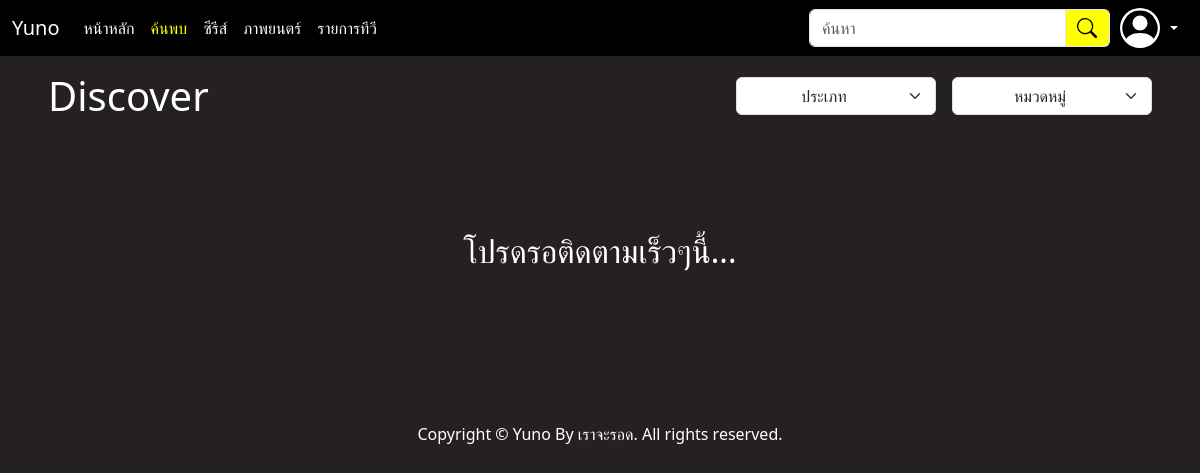
The app's page /discover.php (signed in) with its own data.
### tables this page shows
CREATE TABLE `Type` (
  `type_id` int NOT NULL,
  `type_name` varchar(100) NOT NULL
);

### discover.php (the view, shortened to what the rows shown need)
<?php require('connect.php');
?>
<!DOCTYPE html>
<html lang="th">
<head>
    <link href="css/bootstrap.css" rel="stylesheet">
    <link href="css/mycss.css" rel="stylesheet">
</head>
<body class="dark-bg">
<?php require('navbar.php') ?>
<div class="m-5 justify-content-center">
    <?php
        extract($_GET);
        $sql_all = "SELECT * FROM Media ORDER BY RAND() LIMIT 20";
        $sql_srch = "SELECT m.* FROM Media m INNER JOIN Medias_Genre mg ON m.media_id=mg.media_id WHERE 1";
        $sql_srch .= " GROUP BY m.media_id";
        $sql_genre = "SELECT * FROM Genre ORDER BY genre_name ASC";
        $result_genre = mysqli_query($dbcon, $sql_genre);
        $sql_type = "SELECT * FROM Type ORDER BY type_name ASC";
        $result_type = mysqli_query($dbcon, $sql_type);
        $sql_type_name = "SELECT type_name FROM Type WHERE type_id = '$t'";
        $result_type_name = mysqli_query($dbcon, $sql_type_name);
        $row_type_name = mysqli_fetch_assoc($result_type_name);
        if((!isset($t) or $t=="") or (isset($t) and $t=='hit')) {
            $first = 'อันดับสูงสุดวันนี้';
            $sql = "SELECT m.*, h.view_count FROM Media m
                        JOIN (SELECT media_id, COUNT(*) AS view_count FROM History GROUP BY media_id) h ON m.media_id = h.media_id ORDER BY h.view_count DESC LIMIT 10";
        } else if($t=='new') {
            $first = 'มาใหม่ล่าสุด';
            $sql = "SELECT * FROM Media m INNER JOIN Medias_Genre mg ON m.media_id=mg.media_id WHERE 1";
            if(isset($g) and $g!="") {
                $sql .= " AND mg.genre_id = '$g'";
            }
            $sql .= " ORDER BY m.media_id DESC";
            $sql_srch .= " ORDER BY m.media_id DESC";
        } else {
            $first = $row_type_name['type_name'].'อันดับสูงสุดวันนี้';
            $sql = "SELECT m.*, h.view_count FROM Media m
                        JOIN (SELECT media_id, COUNT(*) AS view_count FROM History GROUP BY media_id) h ON m.media_id = h.media_id WHERE m.type_id='$t' ORDER BY h.view_count DESC LIMIT 10";
        }
        $result = mysqli_query($dbcon, $sql);
        $num = mysqli_num_rows($result);
        $sql_latest = "SELECT * FROM Media ORDER BY media_id DESC LIMIT 20";
        $result_latest = mysqli_query($dbcon, $sql_latest);
        $result_all = mysqli_query($dbcon, $sql_all);
        $num_all = mysqli_num_rows($result_all);
        $result_srch  = mysqli_query($dbcon, $sql_srch);
    ?>
    <div class="row align-items-center justify-content-between mb-3">
        <div class="col-auto">
            <h1 class="mb-0">Discover</h1>
        </div>
    </div>
    <div class="p-5">
        <?php if($num_all!=0) { ?>
            <?php if(!isset($srch) or $srch=="") { ?>
                <?php if($num!=0) { ?>
                    <?php if($t != 'new' and (!isset($g) or $g=="")) { ?>
                        <div class="mb-5">
                            <a href="discover.php?t=hit&srch=<?php echo $_GET['srch']; ?>&g=<?php echo $_GET['g']; ?>" class="text-decoration-none text-white"><h3><?php echo $first; ?></h3></a>
                            <div class="scroll-wrapper mt-3">
                                <button class="scroll-btn scroll-btn-left" data-target="scroll-container-1" data-direction="left">&#10094;</button>
                                <button class="scroll-btn scroll-btn-right" data-target="scroll-container-1" data-direction="right">&#10095;</button>
                                <div id="scroll-container-1" class="scroll-container">
                                    <?php foreach($result as $m) { ?>
                                        <div class="poster-wrapper">
                                            <img src="img/media/posters/<?php echo $m['media_img']; ?>"
                                                class="rounded-3 poster shadow"
                                                style="height: 100%; object-fit: cover;"
                                                data-bs-toggle="modal" data-bs-target="#movieModal" onclick="fetchMediaData(<?php echo $m['media_id']; ?>);">
                                        </div>
                                    <?php } ?>
                                </div>
                        </div>
                    <?php } if(isset($t) and $t=='new') { ?>
                        <div class="mb-5 mt-5">
                            <a href="discover.php?t=new&srch=<?php echo $_GET['srch']; ?>&g=<?php echo $_GET['g']; ?>" class="text-decoration-none text-white"><h3>มาใหม่ล่าสุด</h3></a>
                            <div class="scroll-wrapper mt-3">
                                <button class="scroll-btn scroll-btn-left" data-target="scroll-container-3" data-direction="left">&#10094;</button>
                                <button class="scroll-btn scroll-btn-right" data-target="scroll-container-3" data-direction="right">&#10095;</button>
                                <div id="scroll-container-3" class="scroll-container">
                                    <?php foreach($result_latest as $l) { ?>
                                        <div class="poster-wrapper">
                                            <img src="img/media/posters/<?php echo $l['media_img']; ?>"
                                                class="rounded-3 poster shadow"
                                                style="height: 100%; object-fit: cover;"
                                                data-bs-toggle="modal" data-bs-target="#movieModal" onclick="fetchMediaData(<?php echo $l['media_id']; ?>);">
                                        </div>
                                    <?php } ?>
                                </div>
                            </div>
                        </div>
                    <?php } ?>
                <?php } ?>
                    <?php
                        $i = 4;
                        foreach($result_type as $type) {
                            $sql_t = "SELECT m.* FROM Media m LEFT JOIN Medias_Genre mg ON m.media_id = mg.media_id WHERE 1";
                            if(isset($g) and $g!="") {
                                $sql_t .= " AND mg.genre_id = '$g'";
                            }
                            if(isset($t) and $t!="" and $t!="new" and $t!='hit') {
                                if($type['type_id']!=$t) {
                                    continue;
                                }
                            }
                            $sql_t .= " AND m.type_id='".$type['type_id']."'";
                            $sql_t .= " GROUP BY m.media_id ORDER BY m.media_id DESC";
                            $result_t = mysqli_query($dbcon, $sql_t);
                    ?>
                        <?php if(mysqli_num_rows($result_t) != 0) { ?>
                            <div class="mb-5 <?php if($num!=0 and (!isset($g) or $g=="")) echo 'mt-5'; ?>">
                                <a href="discover.php?t=<?php echo $type['type_id']; ?>&srch=<?php echo $_GET['srch']; ?>&g=<?php echo $_GET['g']; ?>" class="text-decoration-none text-white"><h3><?php echo $type['type_name']; ?>แนะนำ</h3></a>
                                <div class="scroll-wrapper mt-3">
                                    <button class="scroll-btn scroll-btn-left" data-target="scroll-container-<?php echo $i; ?>" data-direction="left">&#10094;</button>
                                    <button class="scroll-btn scroll-btn-right" data-target="scroll-container-<?php echo $i; ?>" data-direction="right">&#10095;</button>
                                    <div id="scroll-container-<?php echo $i; ?>" class="scroll-container">
                                        <?php foreach($result_t as $tt) { ?>
                                            <div class="poster-wrapper">
                                                <img src="img/media/posters/<?php echo $tt['media_img']; ?>"
                                                    class="rounded-3 poster shadow"
                                                    style="height: 100%; object-fit: cover;"
                                                    data-bs-toggle="modal" data-bs-target="#movieModal" onclick="fetchMediaData(<?php echo $tt['media_id']; ?>);">
                                            </div>
                                        <?php } ?>
                                    </div>
                                </div>
                            </div>
                    <?php } $i++; } ?>
                    <?php
                        foreach($result_genre as $genre) {
                            $sql_g = "SELECT * FROM Medias_Genre mg INNER JOIN Media m ON mg.media_id=m.media_id WHERE 1";
                            if(isset($t) and $t!="" and $t!='hit' and $t!='new') {
                                $sql_g .= " AND m.type_id = '$t'";
                            }
                            if(isset($g) and $g!="") {
                                if($genre['genre_id']!=$g) {
                                    continue;
                                }
                            }
                            $sql_g .= " AND mg.genre_id='".$genre['genre_id']."'";
                            $sql_g .= " GROUP BY m.media_id ORDER BY m.media_id DESC";
                            $result_g = mysqli_query($dbcon, $sql_g);
                    ?>
                        <?php if(mysqli_num_rows($result_g) != 0) { ?>
                            <div class="mb-5 <?php if(mysqli_num_rows($result_t) != 0) echo 'mt-5'; ?>">
                                <a href="discover.php?g=<?php echo $genre['genre_id']; ?>&srch=<?php echo $_GET['srch']; ?>&t=<?php echo $_GET['t']; ?>" class="text-decoration-none text-white"><h3><?php echo $genre['genre_name']; ?></h3></a>
                                <div class="scroll-wrapper mt-3">
                                    <button class="scroll-btn scroll-btn-left" data-target="scroll-container-<?php echo $i; ?>" data-direction="left">&#10094;</button>
                                    <button class="scroll-btn scroll-btn-right" data-target="scroll-container-<?php echo $i; ?>" data-direction="right">&#10095;</button>
                                    <div id="scroll-container-<?php echo $i; ?>" class="scroll-container">
                                        <?php foreach($result_g as $gg) { ?>
                                            <div class="poster-wrapper">
                                                <img src="img/media/posters/<?php echo $gg['media_img']; ?>"
                                                    class="rounded-3 poster shadow"
                                                    style="height: 100%; object-fit: cover;"
                                                    data-bs-toggle="modal" data-bs-target="#movieModal" onclick="fetchMediaData(<?php echo $gg['media_id']; ?>);">
                                            </div>
                                        <?php } ?>
                                    </div>
                                </div>
                            </div>
                        <?php } $i++; } ?>
            <?php } ?>
            <?php if(mysqli_num_rows($result_srch)!=0 and isset($srch) and $srch!="") { ?>
                <div class="mb-5">
                    <ul class="list-unstyled d-flex flex-wrap justify-content-center mt-4" style="gap: 60px;">
                        <?php foreach($result_srch as $sc) { ?>
                            <li style="height: 25vh;">
                                <img src="img/media/posters/<?php echo $sc['media_img']; ?>"
                                    class="rounded-3 poster shadow"
                                    style="height: 100%; object-fit: cover;"
                                    data-bs-toggle="modal" data-bs-target="#movieModal"
                                    onclick="fetchMediaData(<?php echo $sc['media_id']; ?>);">
                            </li>
                        <?php } ?>
                    </ul>
                </div>
            <?php } ?>
            <div class="mb-5">
                <h3>เรื่องที่คุณอาจสนใจ</h3>
                <div class="scroll-wrapper mt-3">
                    <button class="scroll-btn scroll-btn-left" data-target="scroll-container-<?php echo $i; ?>" data-direction="left">&#10094;</button>
                    <button class="scroll-btn scroll-btn-right" data-target="scroll-container-<?php echo $i; ?>" data-direction="right">&#10095;</button>
                    <div id="scroll-container-<?php echo $i; ?>" class="scroll-container">
                        <?php foreach($result_all as $a) { ?>
                            <div class="poster-wrapper">
                                <img src="img/media/posters/<?php echo $a['media_img']; ?>"
                                    class="rounded-3 poster shadow"
                                    style="height: 100%; object-fit: cover;"
                                    data-bs-toggle="modal" data-bs-target="#movieModal" onclick="fetchMediaData(<?php echo $a['media_id']; ?>);">
                            </div>
                        <?php } ?>
                    </div>
                </div>
            </div>
        <?php } else { ?>
            <h2 class="text-center mt-5">โปรดรอติดตามเร็วๆนี้...</h2>
        <?php } ?>
    </div>
</div>
    <?php require('footer.php'); ?>
</body>
</html>

### navbar.php (shortened to what the rows shown need)
<?php $pageName = basename($_SERVER['PHP_SELF']); ?>
<nav class="navbar fixed-top navbar-expand-lg black-bg" style="z-index: 9999;">
  <div class="container-fluid">
  <?php if($pageName=='login.php' or $pageName=='register.php' or $pageName=='forgot_password.php') { ?>
    <div class="d-flex justify-content-between align-items-center w-100">
      <a href="#" class="nav-link m-2" onclick="history.back();">
        <svg xmlns="http://www.w3.org/2000/svg" width="20" height="20" fill="currentColor"
          class="bi bi-arrow-left" viewBox="0 0 16 16">
          <path fill-rule="evenodd"
            d="M15 8a.5.5 0 0 0-.5-.5H2.707l3.147-3.146a.5.5 0 1 0-.708-.708l-4 4a.5.5 0 0 0 0 .708l4 4a.5.5 0 0 0 .708-.708L2.707 8.5H14.5A.5.5 0 0 0 15 8" />
        </svg>
      </a>
      <div class="mx-auto">
        <a class="navbar-brand text-white" href="index.php">Yuno</a>
      </div>
      <div style="width: 36px; margin: 0 1rem;"></div>
    </div>
    <?php } else { ?>
      <div class="collapse navbar-collapse" id="navbarSupportedContent">
        <ul class="navbar-nav me-auto mb-2 mb-lg-0">
          <?php
            $sql2 = "SELECT * FROM Type ORDER BY type_name LIMIT 5";
            $result2 = mysqli_query($dbcon, $sql2);
          ?>
          <?php foreach($result2 as $row2) { ?>
            <li class="nav-item">
              <a class="nav-link" style="color: <?php if($pageName=='discover.php' and $_GET['t']==$row2['type_id']) echo 'yellow;'; else echo 'white'; ?>" aria-current="page" href="discover.php?t=<?php echo $row2['type_id']; ?>"><?php echo $row2['type_name']; ?></a>
            </li>
          <?php } ?>
      </ul>
      </div>
    <?php } ?>
  </div>
</nav>
<br>

### records on screen
type: type_name "ซีรีส์"
type: type_name "ภาพยนตร์"
type: type_name "รายการทีวี"
